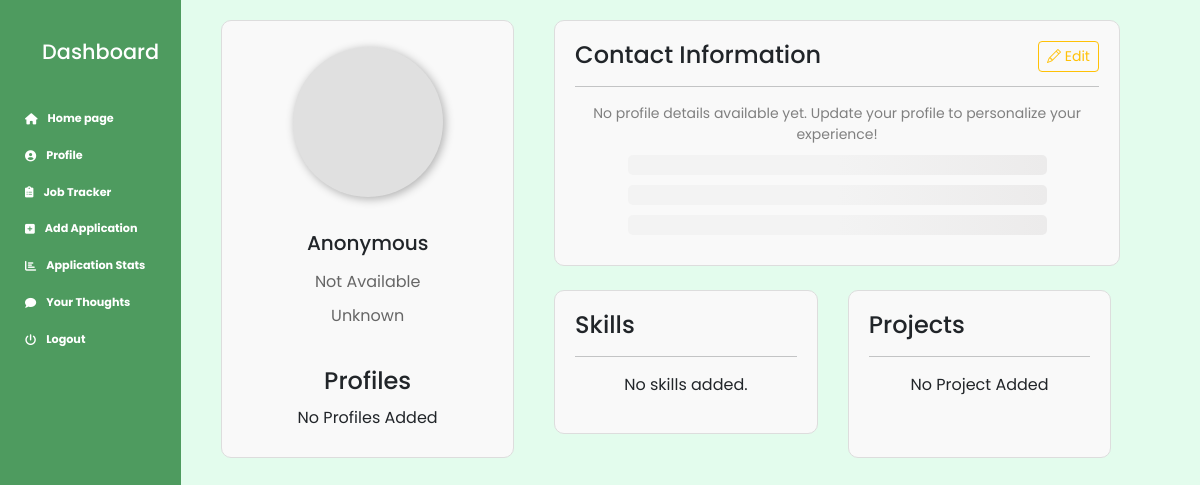
The page /jobs/job_dynamic_profile/ (signed in) on the database its author committed.
### tracker/models.py (models this page shows, shortened)
class UserProfile(models.Model):
    user = models.OneToOneField(User, on_delete=models.CASCADE)
    full_name = models.CharField(max_length=100)
    job_title = models.CharField(max_length=100, blank=True, null=True)
    region = models.CharField(max_length=100, blank=True, null=True)
    email = models.EmailField()
    phone = models.CharField(max_length=15, blank=True, null=True)
    location = models.CharField(max_length=255, blank=True, null=True)
    image = models.ImageField(upload_to='profile_pics/', blank=True, null=True)

### tracker/views.py (the view)
# urls.py: path('jobs/job_dynamic_profile/', job_profile_view, name='job_profile'),
@login_required
def job_profile_view(request):
    user = request.user
    try:
        user_profile = UserProfile.objects.get(user=user)
    except UserProfile.DoesNotExist:
        messages.error(request, "You do not have a profile. Please create one.")
        return redirect('profile_add')  # Change to the appropriate URL for creating a profile
    social_profiles = SocialProfile.objects.filter(user_profile=user_profile)
    skills = Skill.objects.filter(user_profile=user_profile)
    projects = Project.objects.filter(user_profile=user_profile)
    return render(request, 'job_profile.html', {
        'user_profile': user_profile,
        'social_profiles': social_profiles,
        'skills': skills,
        'projects': projects,
    })

### templates/job_profile.html (shortened to what this page needs)
{% load static %}
<!DOCTYPE html>
<html lang="en">
<head>
    <link href="https://cdn.jsdelivr.net/npm/bootstrap@5.3.0-alpha1/dist/css/bootstrap.min.css" rel="stylesheet">
    <link href="https://cdnjs.cloudflare.com/ajax/libs/bootstrap-icons/1.10.5/font/bootstrap-icons.min.css" rel="stylesheet">
    <link rel="stylesheet" href="https://cdnjs.cloudflare.com/ajax/libs/font-awesome/6.0.0-beta3/css/all.min.css">
    <link rel="stylesheet" href="https://cdnjs.cloudflare.com/ajax/libs/font-awesome/4.7.0/css/font-awesome.min.css">
    <head>
    </head>
</head>
<body>
    <div class="sidebar" id="sidebar" style="padding-left: 20px; margin-right: 15px !important; ">
       <h2 style="text-decoration: none;">Dashboard</h2>
       <a class="abc" href="{% url 'default' %}"><i class="fas fa-home" style="padding-right: 10px;"></i>Home page</a>
       <a class="abc" href="{% url 'job_profile' %}"><i class="fas fa-user-circle"  style="padding-right: 10px"></i>Profile</a>
       <a class="abc" href="{% url 'job_list' %}"> <i class="fas fa-clipboard-list" style="padding-right: 10px;"></i> Job Tracker</a>
       <a class="abc" href="{% url 'job_create_or_update' %}"> <i class="fas fa-plus-square" style="padding-right: 10px;"></i> Add Application</a>
       <a class="abc" href="{% url 'simple_analytics' %}"> <i class="fas fa-chart-bar" style="padding-right: 10px;"></i>Application Stats</a>
       <a class="abc" href="{% url 'feedback' %}"> <i class="fas fa-comment" style="padding-right: 10px;"></i>Your Thoughts</a>
       <a class="abc" href="{% url 'logout' %}"> <i class="fas fa-power-off" style="padding-right: 10px;"></i> Logout</a>
   </div>
    <div class="main-content">
         <div class="main-row">
            <div class="col-12 col-md-4">
                <div class="profile-card h-100">
                    <div class="profile-picture">
                        {% if user_profile.image  %}
                            <img class="picture-space" src="{{ user_profile.image.url }}" alt="" class="img-fluid">
                        {% else %}
                            <div class="picture-space"></div>
                        {% endif %}
                    </div>
                   <br>
                    <h2>{{ user_profile.full_name|default:"Anonymous" }}</h2>
                    <p>{{ user_profile.job_title|default:"Not Available" }}</p>
                    <p>{{ user_profile.region|default:"Unknown" }}</p>
                    <br>
                    <div class="social-links">
                        <h4>Profiles</h4>
                        {% for social in social_profiles %}
                        <p>
                            {% if social.platform_name|lower == "github" %}
                                <i class="bi bi-github" style="color: black;"></i>
                                <span style="color: black;">GitHub</span>
                            {% elif social.platform_name|lower == "linkedin" %}
                                <i class="bi bi-linkedin" style="color: #0077b5;"></i>
                                <span style="color: #0077b5;">LinkedIn</span>
                            {% elif social.platform_name|lower == "youtube" %}
                                <i class="bi bi-youtube" style="color: #ff0000;"></i>
                                <span style="color: #ff0000;">YouTube</span>
                            {% elif social.platform_name|lower == "facebook" %}
                                <i class="bi bi-facebook" style="color: #1877f2;"></i>
                                <span style="color: #1877f2;">Facebook</span>
                            {% elif social.platform_name|lower == "twitter" or social.platform_name|lower == "x" %}
                                <i class="bi bi-twitter" style="color: #1da1f2;"></i>
                                <span style="color: #1da1f2;">Twitter</span>
                            {% elif social.platform_name|lower == "instagram" %}
                                <i class="bi bi-instagram" style="color: #e4405f;"></i>
                                <span style="color: #e4405f;">Instagram</span>
                            {% elif social.platform_name|lower == "discord" %}
                                <i class="bi bi-discord" style="color: #5865f2;"></i>
                                <span style="color: #5865f2;">Discord</span>
                            {% elif social.platform_name|lower == "pinterest" %}
                                <i class="bi bi-pinterest" style="color: #bd081c;"></i>
                                <span style="color: #bd081c;">Pinterest</span>
                            {% elif social.platform_name|lower == "tik tok" %}
                                <i class="bi bi-tiktok" style="color: #000000;"></i>
                                <span style="color: #000000;">TikTok</span>
                            {% elif social.platform_name|lower == "gitlab" %}
                                <i class="fab fa-gitlab" style="color: #fc6d26;"></i>
                                <span style="color: #fc6d26;">GitLab</span>
                            {% elif social.platform_name|lower == "reddit" %}
                                <i class="bi bi-reddit" style="color: #ff4500;"></i>
                                <span style="color: #ff4500;">Reddit</span>
                            {% elif social.platform_name|lower == "snapchat" %}
                                <i class="bi bi-snapchat" style="color: #fffc00;"></i>
                                <span style="color: #fffc00;">Snapchat</span>
                            {% elif social.platform_name|lower == "portfolio" %}
                                <i class="bi bi-globe" style="color: #00ff55;"></i>
                                <span style="color: #00ff55;">Portfolio</span>
                            {% else %}
                                <i class="bi bi-{{ social.platform_name|lower }}"></i>
                                <span>{{ social.platform_name }}</span>
                                {% endif %}
                        </p>
                        {% empty %}
                            <span>No Profiles Added</span>
                        {% endfor %}
                    </div>
                </div>
            </div>
            <br>
            <div class="col-12 col-md-8">
                <div class="details mb-4">
                    <a href="{% url 'profile_edit' %}" class="btn btn-outline-warning btn-sm" style="float: right; " >
                        <i class="bi bi-pencil"></i> Edit
                      </a>
                    <h4>Contact Information</h4>
                    <hr>
                    {% if user_profile.full_name or user_profile.email or user_profile.phone or user_profile.location %}
                        {% if user_profile.full_name %} <p><strong>Full Name:</strong> {{ user_profile.full_name }}</p> {% endif %}
                        {% if user_profile.email %} <p><strong>Email:</strong> {{ user_profile.email }}</p> {% endif %}
                        {% if user_profile.phone %} <p><strong>Phone:</strong> {{ user_profile.phone }}</p> {% endif %}
                        {% if user_profile.location %} <p><strong>Address:</strong> {{ user_profile.location }}</p> {% endif %}
                    {% else %}
                        <p style="color: grey; text-align: center;">No profile details available yet. Update your profile to personalize your experience!</p>
                        <div class="skeleton"></div>
                        <div class="skeleton"></div>
                        <div class="skeleton"></div>
                    {% endif %}
                </div>
                <div class="skills-project-row">
                    <div class="skills-section mb-4 col-12 col-md-6">
                        <h4>Skills</h4>
                        <hr>
                        {% for skill in skills %}
                        <div class="progress-bar-container d-flex align-items-center justify-content-between">
                            <p class="mb-0 me-3 skill-name">{{ skill.skill_name }}</p>
                            <div class="progress w-75">
                                <div class="progress-bar bg-success" role="progressbar" style="width: {{ skill.proficiency }}%; font-weight: bold;"
                                     aria-valuenow="{{ skill.proficiency }}" aria-valuemin="0" aria-valuemax="100">
                                    {{ skill.proficiency }}%
                                </div>
                            </div>
                        </div>
                        {% empty %}
                            <p class="center-both" style="text-align: center;">No skills added.</p>
                        {% endfor %}
                    </div>
                    <div class="projects-section col-12 col-md-6">
                        <h4>Projects</h4>
                        <hr>
                        {% for project in projects %}
                        <div class="project-status d-flex justify-content-between">
                            <span>{{ project.project_name }}</span>
                            <span class="status-label status-{{ project.project_status | lower }}"
                                style="{% if project.project_status|lower == 'ongoing' %}background-color: #ffcc00;{% endif %}">
                                {{ project.project_status }}
                            </span>
                        </div>
                        {% empty %}
                            <p class="center-both" style="text-align: center;">No Project Added</p>
                        {% endfor %}
                    </div>
                </div>
        </div>
    </div>
</body>
</html>

### templates/job_profile.html (style rules this page uses)
body { margin: 0; background-color: #e3fced; font-family: 'Poppins', sans-serif; }
.sidebar { width: 11.325rem; min-width: 180px; height: 100vh; position: fixed; left: 0; z-index: 1; background-color: #4e9b5f ; font-weight: bold; }
.sidebar h2 { font-size: 1.3rem; color: white; text-align: center; margin-bottom: 40px; margin-top: 40px; text-decoration: underline; }
.sidebar a { display: flex; align-items: center; color: #fff; padding: 5px; margin: 10px 0; text-decoration: none; border-radius: 5px; font-size: 0.7rem; }
.main-content { margin-left: calc(11.325rem + 20px); padding: 20px; margin-right: 80px !important; flex-grow: 1; }
.main-row { display: flex; gap: 20px; align-items: stretch; }
.profile-card { text-align: center; border: 1px solid #ddd; padding: 20px; border-radius: 10px; background-color: #f9f9f9; display: flex; flex-direction: column; justify-content: center; width: 100%; }
.profile-picture .picture-space { width: 150px; height: 150px; background: rgba(0, 0, 0, 0.1); border-radius: 50%; margin: 0 auto; }
.profile-card h2 { margin: 10px 0; font-size: 20px; }
.profile-card p { color: #666; margin: 5px 0; }
.social-links { margin-top: 10px; }
.social-links h4 { margin-bottom: 10px; }
.details { margin: 0; border: 1px solid #ddd; padding: 20px; border-radius: 10px; margin-right: 20px; background-color: #f9f9f9; }
.details p { margin: 10px 0; font-size: 14px; }
.skills-section { margin-right: 10px !important; }
.skills-section, .projects-section { border: 1px solid #ddd; padding: 20px; border-radius: 10px; background-color: #f9f9f9; width: 45%; }
.skills-section h4, .projects-section h4 { margin-bottom: 15px; }
.profile-card { height: 100%; }
.skills-project-row { display: flex; gap: 20px; }
.picture-space { box-shadow: 2px 2px 10px rgba(0, 0, 0, 0.3); border-radius: 8px; }
.skeleton { background: linear-gradient(90deg, #f3f3f3 25%, #ecebeb 50%, #f3f3f3 75%); background-size: 200% 100%; animation: shimmer 1.5s infinite; height: 20px; width: 80%; margin: 10px auto; border-radius: 5px; }

### rows shown on the page
UserProfile: full_name "Anonymous", job_title "Not Available", region "Unknown"
